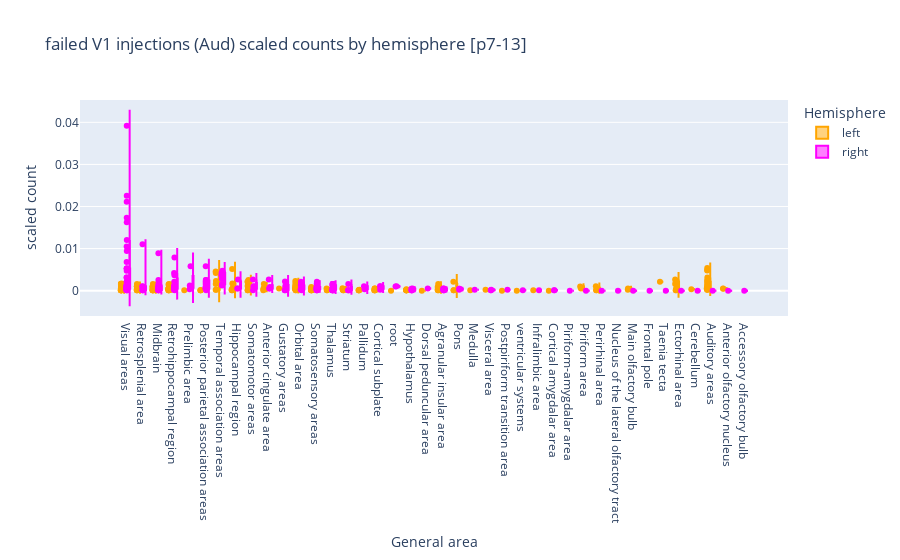

Notebook source saved alongside this figure:
### Code cell
fig = px.violin(
    big_file_Aud_injections,
    y="scaled count",
    x="General area",
    color="Hemisphere",
    
    box=True,
    points="all",
    color_discrete_map={
        "left": "orange",
        "right": "magenta"
    },
    title="failed V1 injections (Aud) scaled counts by hemisphere [p7-13]",
    category_orders={"General area": area_order_scaled}
)

fig.update_traces(meanline_visible=True)
fig.update_layout(violinmode='group')
fig.show()

### Figure 1 — Plotly figure (JSON) as saved in the notebook; plotly's stock layout.template omitted (floating-point values rounded to 4 significant figures; data arrays with more than 128 entries replaced by an {"elided": "..."} marker saying what was removed)
{"data": [{"alignmentgroup": "True", "box": {"visible": true}, "hovertemplate": "Hemisphere=left<br>General area=%{x}<br>scaled count=%{y}<extra></extra>", "legendgroup": "left", "marker": {"color": "orange"}, "meanline": {"visible": true}, "name": "left", "offsetgroup": "left", "orientation": "v", "points": "all", "scalegroup": "True", "showlegend": true, "type": "violin", "x": {"elided": "230 str values"}, "x0": " ", "xaxis": "x", "y": {"elided": "230 float values"}, "y0": " ", "yaxis": "y"}, {"alignmentgroup": "True", "box": {"visible": true}, "hovertemplate": "Hemisphere=right<br>General area=%{x}<br>scaled count=%{y}<extra></extra>", "legendgroup": "right", "marker": {"color": "magenta"}, "meanline": {"visible": true}, "name": "right", "offsetgroup": "right", "orientation": "v", "points": "all", "scalegroup": "True", "showlegend": true, "type": "violin", "x": {"elided": "214 str values"}, "x0": " ", "xaxis": "x", "y": {"elided": "214 float values"}, "y0": " ", "yaxis": "y"}], "layout": {"legend": {"title": {"text": "Hemisphere"}, "tracegroupgap": 0}, "title": {"text": "failed V1 injections (Aud) scaled counts by hemisphere [p7-13]"}, "violinmode": "group", "xaxis": {"anchor": "y", "categoryarray": ["Visual areas", "Retrosplenial area", "Midbrain", "Retrohippocampal region", "Prelimbic area", "Posterior parietal association areas", "Temporal association areas", "Hippocampal region", "Somatomotor areas", "Anterior cingulate area", "Gustatory areas", "Orbital area", "Somatosensory areas", "Thalamus", "Striatum", "Pallidum", "Cortical subplate", "root", "Hypothalamus", "Dorsal peduncular area", "Agranular insular area", "Pons", "Medulla", "Visceral area", "Postpiriform transition area", "ventricular systems", "Infralimbic area", "Cortical amygdalar area", "Piriform-amygdalar area", "Piriform area", "Perirhinal area", "Nucleus of the lateral olfactory tract", "Main olfactory bulb", "Frontal pole", "Taenia tecta", "Ectorhinal area", "Cerebellum", "Auditory areas", "Anterior olfactory nucleus", "Accessory olfactory bulb"], "categoryorder": "array", "domain": [0, 1], "title": {"text": "General area"}}, "yaxis": {"anchor": "x", "domain": [0, 1], "title": {"text": "scaled count"}}}}
